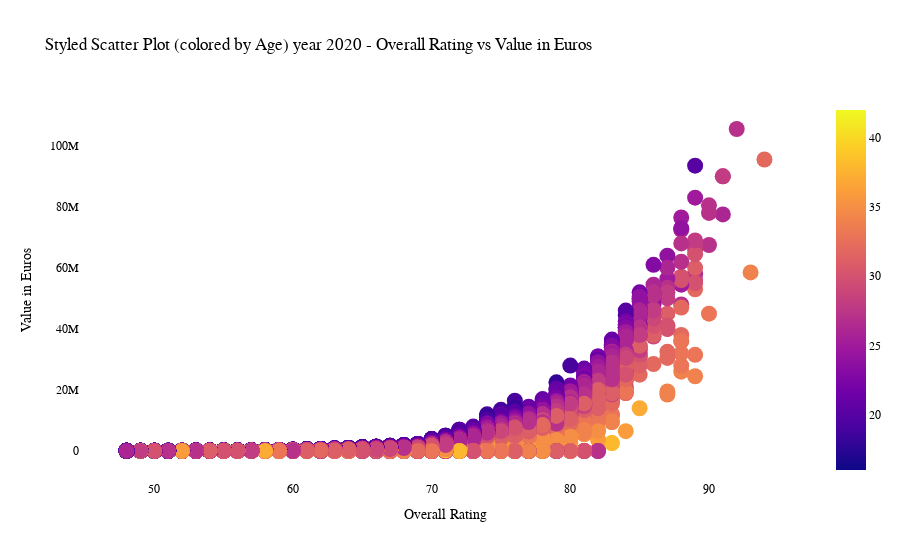

Notebook cell for this chart:
### Markdown cell above
### 1. Scatter Plot of all Players in Fifa-20

### Code cell
fig = go.Figure()

fig = go.Figure(data=go.Scatter(
    x = fifa_original['Overall'],
    y = fifa_original['Value(Euro)'],
    mode='markers',
    marker=dict(
        size=16,
        color=fifa_original['Age'], #set color equal to a variable
        colorscale='Plasma', # one of plotly colorscales
        showscale=True
    ),
    text= fifa_original.index,
))

fig.update_layout(title='Styled Scatter Plot (colored by Age) year 2020 - Overall Rating vs Value in Euros',
                  xaxis_title='Overall Rating',
                  yaxis_title='Value in Euros',
                  paper_bgcolor='rgba(0,0,0,0)',
                  plot_bgcolor='rgba(0,0,0,0)',
                  font=dict(family='Cambria, monospace', size=12, color='#000000'))
fig.show()

### Figure 1 — Plotly figure (JSON) as saved in the notebook; plotly's stock layout.template omitted (floating-point values rounded to 4 significant figures; data arrays with more than 128 entries replaced by an {"elided": "..."} marker saying what was removed)
{"data": [{"marker": {"color": {"elided": "18278 int values"}, "colorscale": [[0, "#0d0887"], [0.1111, "#46039f"], [0.2222, "#7201a8"], [0.3333, "#9c179e"], [0.4444, "#bd3786"], [0.5556, "#d8576b"], [0.6667, "#ed7953"], [0.7778, "#fb9f3a"], [0.8889, "#fdca26"], [1, "#f0f921"]], "showscale": true, "size": 16}, "mode": "markers", "text": {"elided": "18278 str values"}, "type": "scatter", "x": {"elided": "18278 int values"}, "y": {"elided": "18278 int values"}}], "layout": {"font": {"color": "#000000", "family": "Cambria, monospace", "size": 12}, "paper_bgcolor": "rgba(0,0,0,0)", "plot_bgcolor": "rgba(0,0,0,0)", "title": {"text": "Styled Scatter Plot (colored by Age) year 2020 - Overall Rating vs Value in Euros"}, "xaxis": {"title": {"text": "Overall Rating"}}, "yaxis": {"title": {"text": "Value in Euros"}}}}
